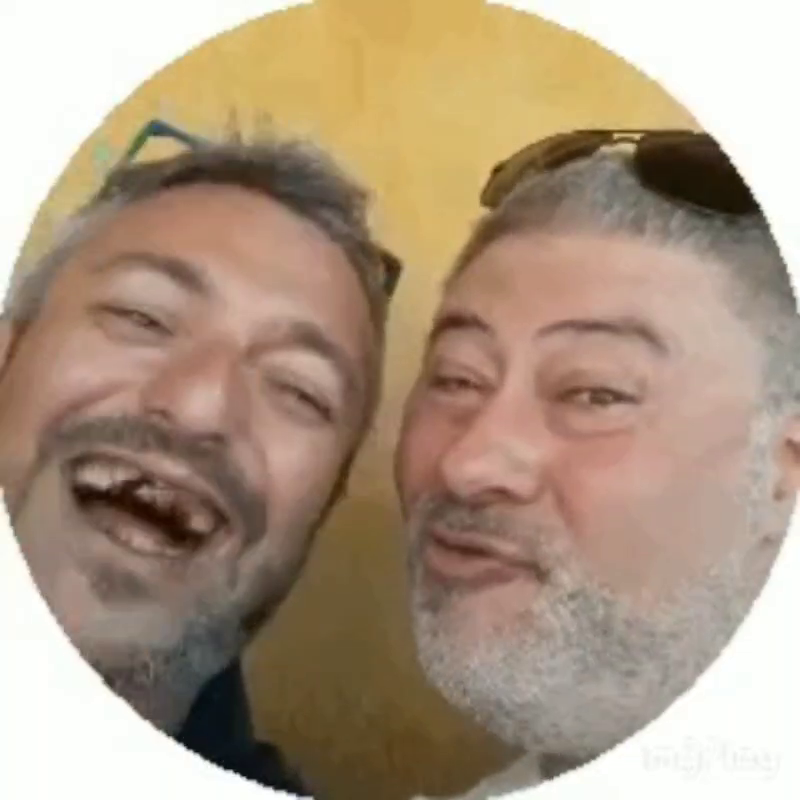
#> input picture assets/face_frames/frame_027.png, 800 x 800 px, found by its file name
$ python preview_labeled.py
#> lines starting #> are read from the running program, lines starting #| are printed output that depends on the picture
"""Side-by-side labeled: source video frame + my two face crops, to settle
which face is which for the body mapping."""
from PIL import Image, ImageDraw, ImageFont
import os

WS = r"D:\dsh workspace\dsh test project"
full = Image.open(os.path.join(WS, "assets", "face_frames", "frame_027.png")).convert("RGB")
#> full is the input picture: PIL image 800x800 RGB; mean R, G, B 172.4, 151.7, 130.1
left = Image.open(os.path.join(WS, "assets", "faces", "left", "f_027.png")).convert("RGB")
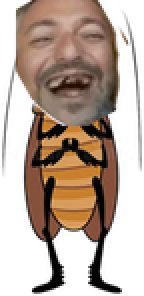
#> input picture assets/final_small/roach/f_027.png, 72 x 148 px, found by its file name (shown 2 times larger)
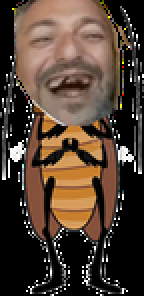
#> left: PIL image 72x148 RGB (shown 2 times larger); mean R, G, B 81.8, 64.2, 51.7
right = Image.open(os.path.join(WS, "assets", "faces", "right", "f_027.png")).convert("RGB")

def label(img, text, size=22):
#> called with size = 22
    img = img.copy()
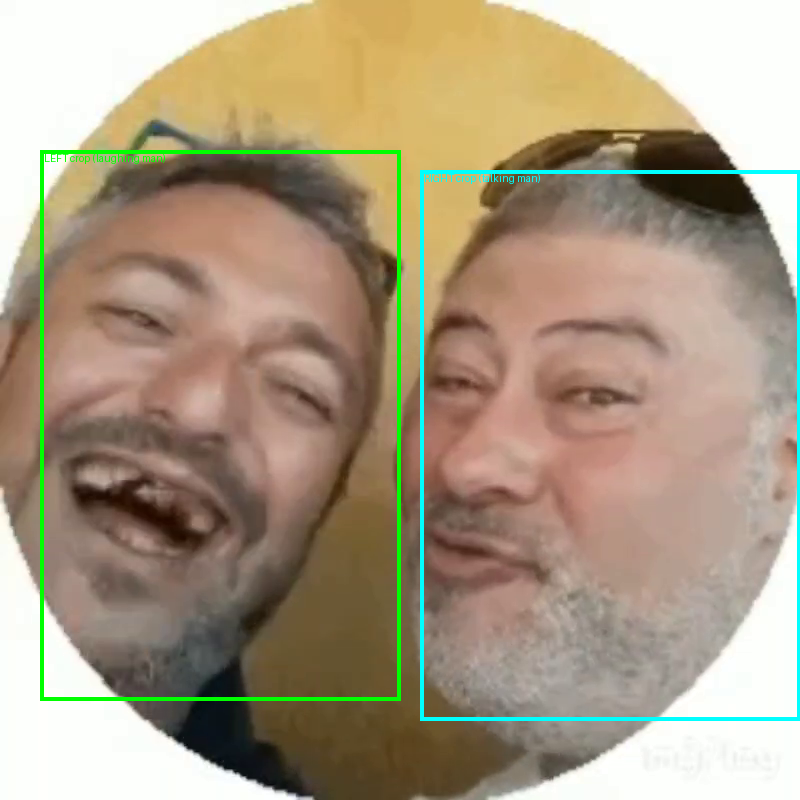
#> img: PIL image 800x800 RGB; mean R, G, B 168.6, 154.1, 130.2
    d = ImageDraw.Draw(img)
    d.rectangle([0, 0, img.width - 1, size + 6], fill="black")
    d.text((6, 2), text, fill="yellow")
    return img

# draw boxes on the full frame where each crop came from
d = ImageDraw.Draw(full)
d.rectangle([40, 150, 400, 700], outline="lime", width=4)
d.text((44, 152), "LEFT crop (laughing man)", fill="lime")
d.rectangle([420, 170, 800, 720], outline="cyan", width=4)
d.text((424, 172), "RIGHT crop (talking man)", fill="cyan")

full = label(full, "SOURCE FRAME 27 - boxes show crop regions")
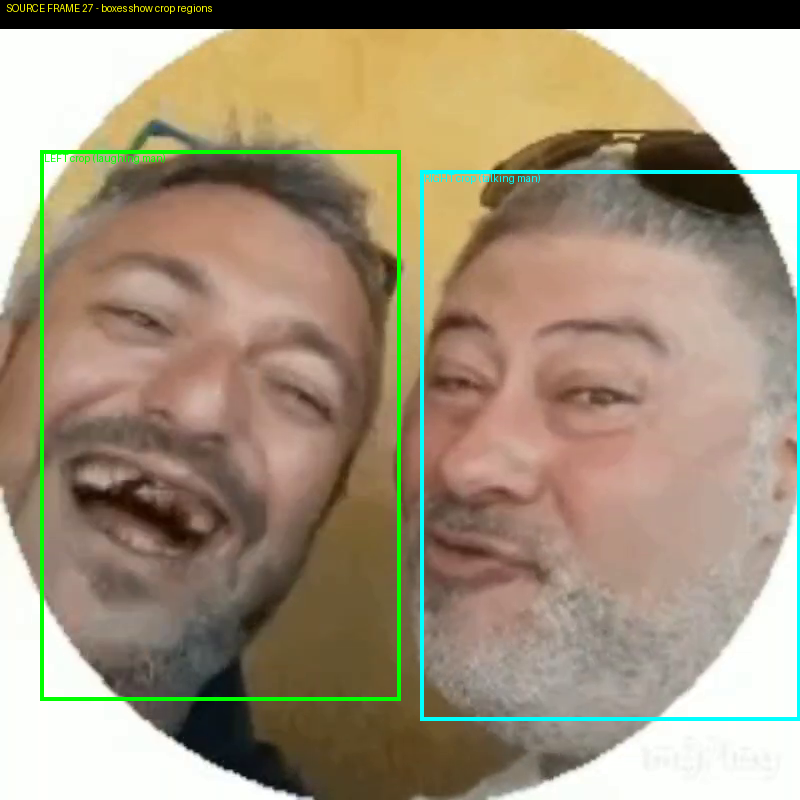
#> full: PIL image 800x800 RGB; mean R, G, B 160.1, 146, 122.9
left = label(left, "assets/faces/LEFT -> mapped to GORILLA")
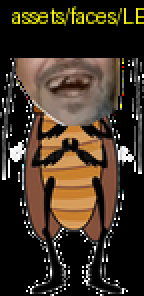
#> left: PIL image 72x148 RGB (shown 2 times larger); mean R, G, B 63, 50.2, 36.3
right = label(right, "assets/faces/RIGHT -> mapped to COCKROACH")

# stack: full on top, two crops below
W = full.width
#> W = 800
panel = Image.new("RGB", (W, full.height + left.height + 16), "black")
#> panel: PIL image 800x964 RGB; every value is 0
panel.paste(full, (0, 0))
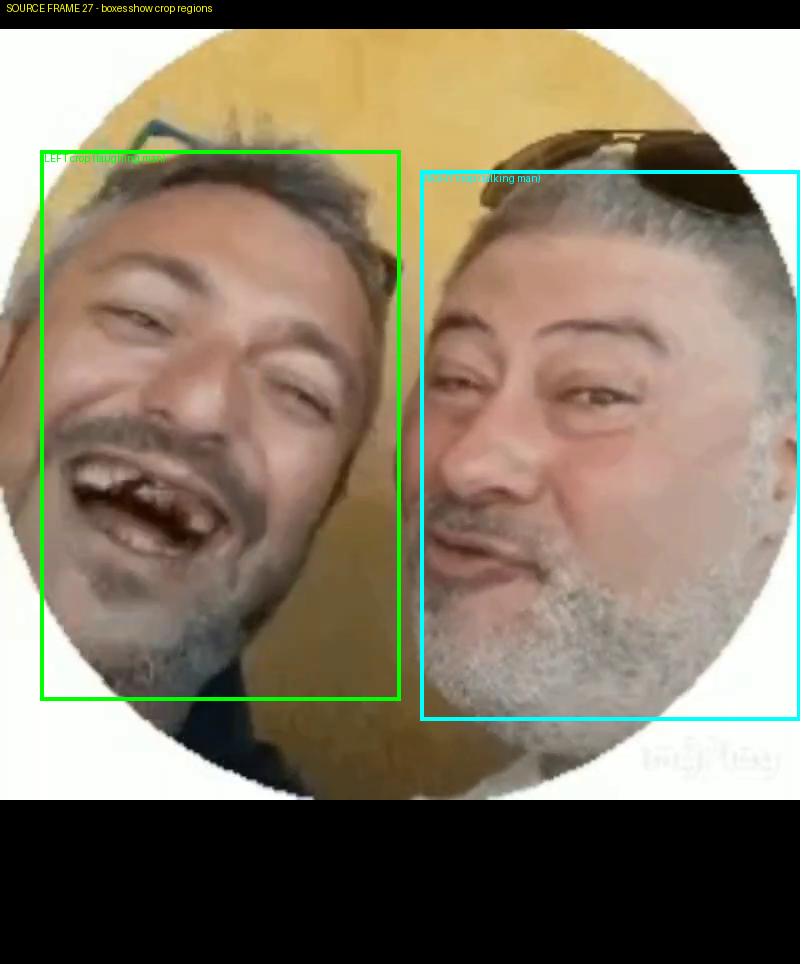
#> panel: PIL image 800x964 RGB; mean R, G, B 132.8, 121.1, 102
panel.paste(left, (0, full.height + 8))
panel.paste(right, (0, full.height + left.height + 24))
panel = panel.resize((W // 2, panel.height // 2), Image.LANCZOS)
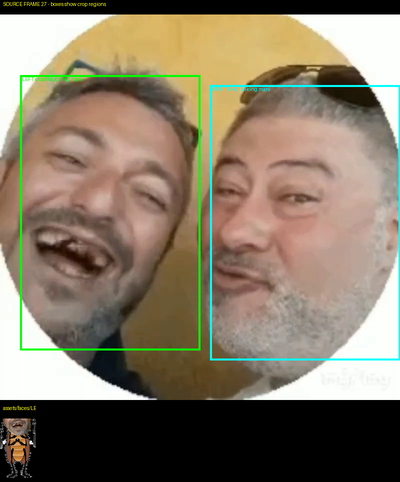
#> panel: PIL image 400x482 RGB; mean R, G, B 133.8, 121.8, 102.5
panel.save(os.path.join(WS, "assets", "preview", "mapping_check.jpg"), quality=88)
print("mapping_check saved", panel.size)
#| mapping_check saved (400, 482)
